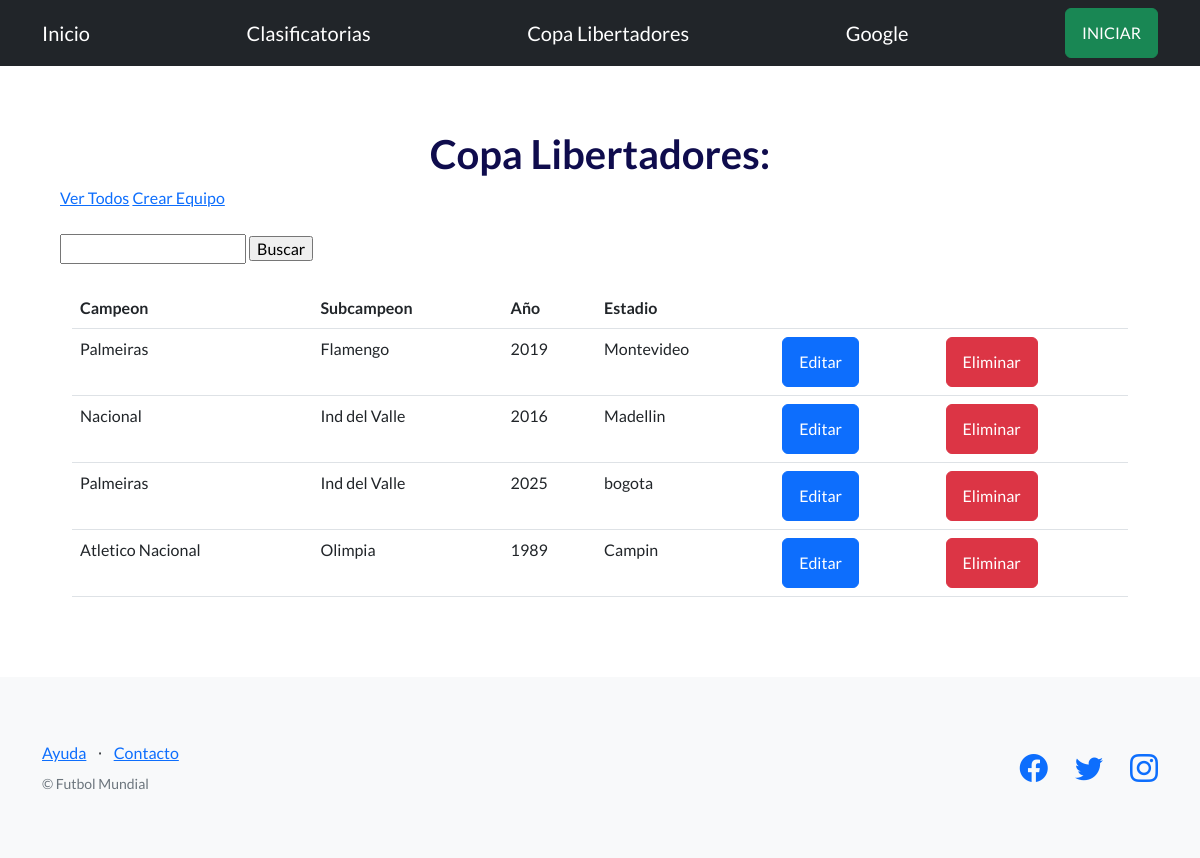
The page /futbol/copa/ on the database as committed earlier.
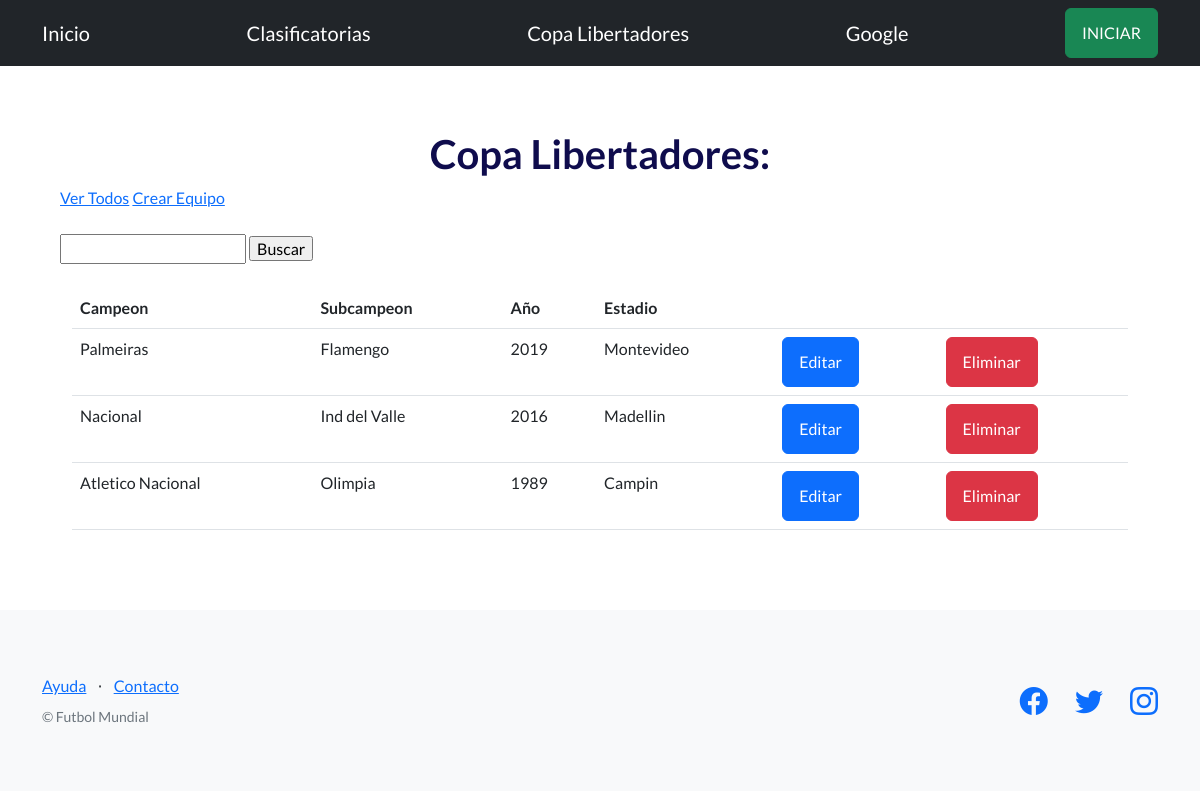
The same page on the database as committed later.
### control/models.py (models this page shows, shortened)
class Copa_Libertadores(models.Model):
    campeon=models.CharField(max_length=150)
    subcampeon=models.CharField(max_length=150)
    año=models.IntegerField()
    estadio=models.CharField(max_length=250)

### control/views.py (the view)
# urls.py: path("copa/", copa, name="copa"),
def copa(request):
    contexto = {
        "cupos": Copa_Libertadores.objects.all(),
    }
    http_response = render(
        request=request,
        template_name='control/lista_equipos.html',
        context=contexto,
    )
    return http_response

### control/templates/control/lista_equipos.html (shortened to what this page needs)
{% extends "base.html" %}
{% block contenido %}
<h1 style="color: rgb(15, 12, 77);">
    <div style="text-align: center;">
        Copa Libertadores:
    </div>
</h1>
<a href="{% url 'copa' %}">Ver Todos</a>
<a href="{% url 'crear_equipo' %}">Crear Equipo</a>
<br><br>
<form action="{% url 'buscar_equipos' %}" method="post">
  <input type="text" name="busqueda">
  <input type="submit" value="Buscar">
</form>
<br>
<div class="container">
<table class="table">
  <tbody>
    <tr>
      <th>Campeon</th>
      <th>Subcampeon</th>
      <th>Año</th>
      <th>Estadio</th>
      <th></th>
      <th></th>
    </tr>
    {% for cupo in cupos %}
    <tr>
      <td>{{ cupo.campeon }}</td>
      <td>{{ cupo.subcampeon }}</td>
      <td>{{ cupo.año }}</td>
      <td>{{ cupo.estadio }}</td>
      <td>
        <a class="btn btn-primary" href="{% url 'editar_equipo' cupo.id %}">Editar</a>
      </td>
      <td>
        <form action="{% url 'eliminar_equipo' cupo.id %}" method="post">
          <input type="submit" class="btn btn-danger" value="Eliminar"/>
        </form>
      </td>
    </tr>
  {% endfor %}
  </tbody>
</table>
</div>
{% endblock contenido %}

Rows that differ between the two databases and show on the page:
removed Copa_Libertadores: campeon "Palmeiras", subcampeon "Ind del Valle", año "2025", estadio "bogota"
